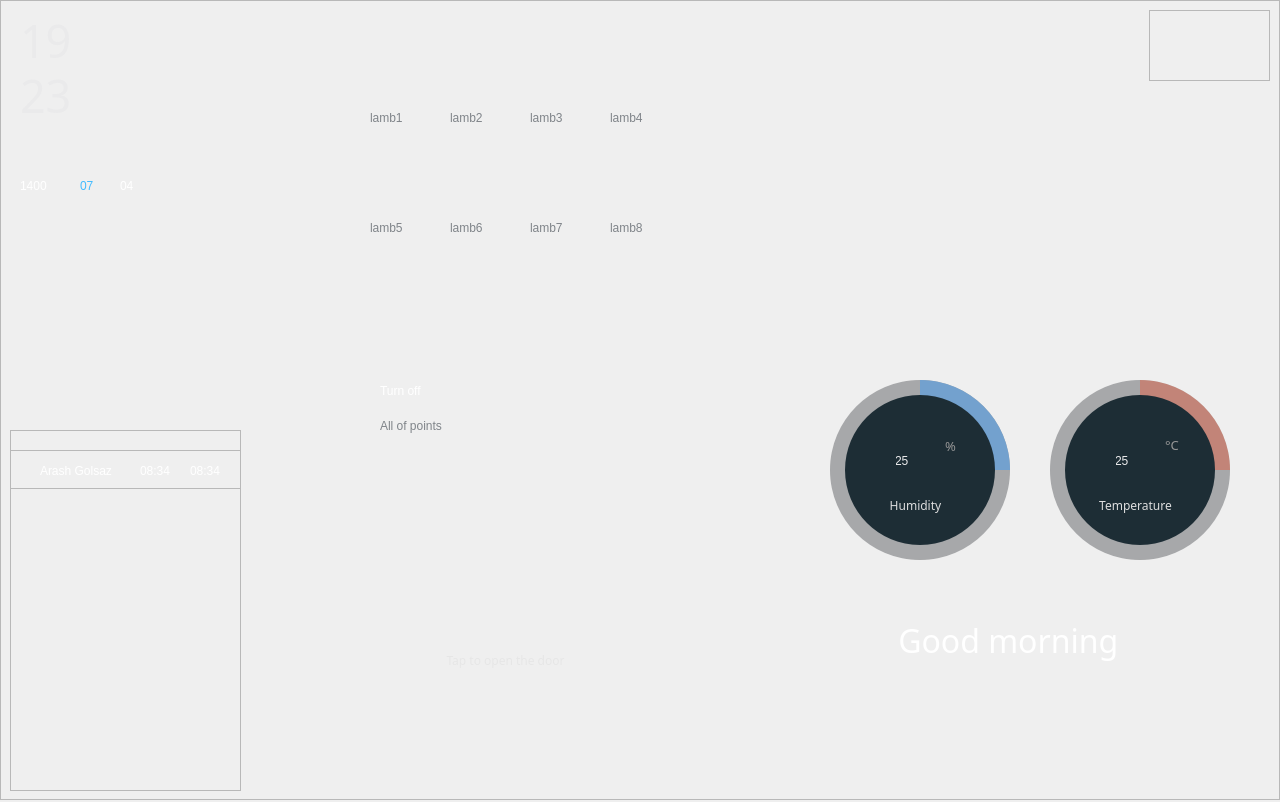
<?xml version="1.0" encoding="UTF-8"?>
<ui version="4.0">
 <class>MainWindow</class>
 <widget class="QMainWindow" name="MainWindow">
  <property name="geometry">
   <rect>
    <x>0</x>
    <y>0</y>
    <width>1280</width>
    <height>802</height>
   </rect>
  </property>
  <property name="windowTitle">
   <string>MainWindow</string>
  </property>
  <widget class="QWidget" name="centralwidget">
   <property name="styleSheet">
    <string notr="true">QWidget#centralwidget{
background-image: url(:/Dashboard.png);}</string>
   </property>
   <widget class="QFrame" name="frame">
    <property name="geometry">
     <rect>
      <x>0</x>
      <y>0</y>
      <width>1280</width>
      <height>800</height>
     </rect>
    </property>
    <property name="styleSheet">
     <string notr="true"/>
    </property>
    <property name="frameShape">
     <enum>QFrame::StyledPanel</enum>
    </property>
    <property name="frameShadow">
     <enum>QFrame::Raised</enum>
    </property>
    <widget class="QPushButton" name="button_lamp1">
     <property name="geometry">
      <rect>
       <x>350</x>
       <y>140</y>
       <width>71</width>
       <height>61</height>
      </rect>
     </property>
     <property name="styleSheet">
      <string notr="true">
border-radius: 30px;
</string>
     </property>
     <property name="text">
      <string/>
     </property>
     <property name="icon">
      <iconset resource="../../../Pictures/resize/resources.qrc">
       <normaloff>:/btn_off.png</normaloff>:/btn_off.png</iconset>
     </property>
     <property name="iconSize">
      <size>
       <width>60</width>
       <height>60</height>
      </size>
     </property>
    </widget>
    <widget class="QPushButton" name="button_lamp2">
     <property name="geometry">
      <rect>
       <x>430</x>
       <y>140</y>
       <width>71</width>
       <height>61</height>
      </rect>
     </property>
     <property name="styleSheet">
      <string notr="true">
border-radius: 30px;
</string>
     </property>
     <property name="text">
      <string/>
     </property>
     <property name="icon">
      <iconset resource="../../../Pictures/resize/resources.qrc">
       <normaloff>:/btn_off.png</normaloff>:/btn_off.png</iconset>
     </property>
     <property name="iconSize">
      <size>
       <width>60</width>
       <height>60</height>
      </size>
     </property>
    </widget>
    <widget class="QPushButton" name="button_lamp3">
     <property name="geometry">
      <rect>
       <x>510</x>
       <y>140</y>
       <width>71</width>
       <height>61</height>
      </rect>
     </property>
     <property name="styleSheet">
      <string notr="true">
border-radius: 30px;
</string>
     </property>
     <property name="text">
      <string/>
     </property>
     <property name="icon">
      <iconset resource="../../../Pictures/resize/resources.qrc">
       <normaloff>:/btn_off.png</normaloff>:/btn_off.png</iconset>
     </property>
     <property name="iconSize">
      <size>
       <width>60</width>
       <height>60</height>
      </size>
     </property>
    </widget>
    <widget class="QPushButton" name="button_lamp4">
     <property name="geometry">
      <rect>
       <x>590</x>
       <y>140</y>
       <width>71</width>
       <height>61</height>
      </rect>
     </property>
     <property name="styleSheet">
      <string notr="true">
border-radius: 30px;
</string>
     </property>
     <property name="text">
      <string/>
     </property>
     <property name="icon">
      <iconset resource="../../../Pictures/resize/resources.qrc">
       <normaloff>:/btn_off.png</normaloff>:/btn_off.png</iconset>
     </property>
     <property name="iconSize">
      <size>
       <width>60</width>
       <height>60</height>
      </size>
     </property>
    </widget>
    <widget class="QLabel" name="label_lamp1">
     <property name="geometry">
      <rect>
       <x>370</x>
       <y>110</y>
       <width>41</width>
       <height>16</height>
      </rect>
     </property>
     <property name="styleSheet">
      <string notr="true">QLabel {
color:#7F8489;
font: 8pt &quot;MS Shell Dlg 2&quot;;
}</string>
     </property>
     <property name="text">
      <string>lamb1</string>
     </property>
    </widget>
    <widget class="QLabel" name="label_lamp2">
     <property name="geometry">
      <rect>
       <x>450</x>
       <y>110</y>
       <width>41</width>
       <height>16</height>
      </rect>
     </property>
     <property name="styleSheet">
      <string notr="true">QLabel {
color:#7F8489;
font: 8pt &quot;MS Shell Dlg 2&quot;;
}</string>
     </property>
     <property name="text">
      <string>lamb2</string>
     </property>
    </widget>
    <widget class="QLabel" name="label_lamp3">
     <property name="geometry">
      <rect>
       <x>530</x>
       <y>110</y>
       <width>41</width>
       <height>16</height>
      </rect>
     </property>
     <property name="styleSheet">
      <string notr="true">QLabel {
color:#7F8489;
font: 8pt &quot;MS Shell Dlg 2&quot;;
}</string>
     </property>
     <property name="text">
      <string>lamb3</string>
     </property>
    </widget>
    <widget class="QLabel" name="label_lamp4">
     <property name="geometry">
      <rect>
       <x>610</x>
       <y>110</y>
       <width>41</width>
       <height>16</height>
      </rect>
     </property>
     <property name="styleSheet">
      <string notr="true">QLabel {
color:#7F8489;
font: 8pt &quot;MS Shell Dlg 2&quot;;
}</string>
     </property>
     <property name="text">
      <string>lamb4</string>
     </property>
    </widget>
    <widget class="QPushButton" name="button_lamp5">
     <property name="geometry">
      <rect>
       <x>350</x>
       <y>250</y>
       <width>71</width>
       <height>61</height>
      </rect>
     </property>
     <property name="styleSheet">
      <string notr="true">
border-radius: 30px;
</string>
     </property>
     <property name="text">
      <string/>
     </property>
     <property name="icon">
      <iconset resource="../../../Pictures/resize/resources.qrc">
       <normaloff>:/btn_off.png</normaloff>:/btn_off.png</iconset>
     </property>
     <property name="iconSize">
      <size>
       <width>60</width>
       <height>60</height>
      </size>
     </property>
    </widget>
    <widget class="QPushButton" name="button_lamp6">
     <property name="geometry">
      <rect>
       <x>430</x>
       <y>250</y>
       <width>71</width>
       <height>61</height>
      </rect>
     </property>
     <property name="styleSheet">
      <string notr="true">
border-radius: 30px;
</string>
     </property>
     <property name="text">
      <string/>
     </property>
     <property name="icon">
      <iconset resource="../../../Pictures/resize/resources.qrc">
       <normaloff>:/btn_off.png</normaloff>:/btn_off.png</iconset>
     </property>
     <property name="iconSize">
      <size>
       <width>60</width>
       <height>60</height>
      </size>
     </property>
    </widget>
    <widget class="QPushButton" name="button_lamp7">
     <property name="geometry">
      <rect>
       <x>510</x>
       <y>250</y>
       <width>71</width>
       <height>61</height>
      </rect>
     </property>
     <property name="styleSheet">
      <string notr="true">
border-radius: 30px;
</string>
     </property>
     <property name="text">
      <string/>
     </property>
     <property name="icon">
      <iconset resource="../../../Pictures/resize/resources.qrc">
       <normaloff>:/btn_off.png</normaloff>:/btn_off.png</iconset>
     </property>
     <property name="iconSize">
      <size>
       <width>60</width>
       <height>60</height>
      </size>
     </property>
    </widget>
    <widget class="QPushButton" name="button_lamp8">
     <property name="geometry">
      <rect>
       <x>590</x>
       <y>250</y>
       <width>71</width>
       <height>61</height>
      </rect>
     </property>
     <property name="styleSheet">
      <string notr="true">
border-radius: 30px;
</string>
     </property>
     <property name="text">
      <string/>
     </property>
     <property name="icon">
      <iconset resource="../../../Pictures/resize/resources.qrc">
       <normaloff>:/btn_on.png</normaloff>:/btn_on.png</iconset>
     </property>
     <property name="iconSize">
      <size>
       <width>60</width>
       <height>60</height>
      </size>
     </property>
    </widget>
    <widget class="QLabel" name="label_lamp5">
     <property name="geometry">
      <rect>
       <x>370</x>
       <y>220</y>
       <width>41</width>
       <height>16</height>
      </rect>
     </property>
     <property name="styleSheet">
      <string notr="true">QLabel {
color:#7F8489;
font: 8pt &quot;MS Shell Dlg 2&quot;;
}</string>
     </property>
     <property name="text">
      <string>lamb5</string>
     </property>
    </widget>
    <widget class="QLabel" name="label_lamp6">
     <property name="geometry">
      <rect>
       <x>450</x>
       <y>220</y>
       <width>41</width>
       <height>16</height>
      </rect>
     </property>
     <property name="styleSheet">
      <string notr="true">QLabel {
color:#7F8489;
font: 8pt &quot;MS Shell Dlg 2&quot;;
}</string>
     </property>
     <property name="text">
      <string>lamb6</string>
     </property>
    </widget>
    <widget class="QLabel" name="label_lamp7">
     <property name="geometry">
      <rect>
       <x>530</x>
       <y>220</y>
       <width>41</width>
       <height>16</height>
      </rect>
     </property>
     <property name="styleSheet">
      <string notr="true">QLabel {
color:#7F8489;
font: 8pt &quot;MS Shell Dlg 2&quot;;
}</string>
     </property>
     <property name="text">
      <string>lamb7</string>
     </property>
    </widget>
    <widget class="QLabel" name="label_12">
     <property name="geometry">
      <rect>
       <x>610</x>
       <y>220</y>
       <width>41</width>
       <height>16</height>
      </rect>
     </property>
     <property name="styleSheet">
      <string notr="true">QLabel {
color:#7F8489;
font: 8pt &quot;MS Shell Dlg 2&quot;;
}</string>
     </property>
     <property name="text">
      <string>lamb8</string>
     </property>
    </widget>
    <widget class="QPushButton" name="button_power">
     <property name="geometry">
      <rect>
       <x>560</x>
       <y>380</y>
       <width>71</width>
       <height>61</height>
      </rect>
     </property>
     <property name="styleSheet">
      <string notr="true">
border-radius: 30px;
</string>
     </property>
     <property name="text">
      <string/>
     </property>
     <property name="icon">
      <iconset resource="../../../Pictures/resize/resources.qrc">
       <normaloff>:/Dry_power.png</normaloff>:/Dry_power.png</iconset>
     </property>
     <property name="iconSize">
      <size>
       <width>60</width>
       <height>60</height>
      </size>
     </property>
    </widget>
    <widget class="QLabel" name="label_FixText">
     <property name="geometry">
      <rect>
       <x>380</x>
       <y>410</y>
       <width>81</width>
       <height>31</height>
      </rect>
     </property>
     <property name="styleSheet">
      <string notr="true">color:#7F8489;
font: 7pt &quot;MS Shell Dlg 2&quot;;</string>
     </property>
     <property name="text">
      <string>All of points</string>
     </property>
    </widget>
    <widget class="QLabel" name="label_power">
     <property name="geometry">
      <rect>
       <x>380</x>
       <y>380</y>
       <width>91</width>
       <height>21</height>
      </rect>
     </property>
     <property name="styleSheet">
      <string notr="true">color:rgb(255, 255, 255);
font: 75 11pt &quot;Segoe MDL2 Assets&quot;;
</string>
     </property>
     <property name="text">
      <string>Turn off</string>
     </property>
    </widget>
    <widget class="QPushButton" name="button_door">
     <property name="geometry">
      <rect>
       <x>430</x>
       <y>500</y>
       <width>141</width>
       <height>141</height>
      </rect>
     </property>
     <property name="styleSheet">
      <string notr="true">
border-radius: 100px;
</string>
     </property>
     <property name="text">
      <string/>
     </property>
     <property name="icon">
      <iconset resource="../../../Pictures/resize/resources.qrc">
       <normaloff>:/Lock btn.png</normaloff>:/Lock btn.png</iconset>
     </property>
     <property name="iconSize">
      <size>
       <width>170</width>
       <height>171</height>
      </size>
     </property>
    </widget>
    <widget class="QLabel" name="label_fix_opendoor">
     <property name="geometry">
      <rect>
       <x>420</x>
       <y>650</y>
       <width>171</width>
       <height>21</height>
      </rect>
     </property>
     <property name="font">
      <font>
       <family>Segoe UI Light</family>
      </font>
     </property>
     <property name="text">
      <string>&lt;html&gt;&lt;head/&gt;&lt;body&gt;&lt;p align=&quot;center&quot;&gt;&lt;span style=&quot; font-size:9pt; color:#e6e6e6;&quot;&gt;Tap to open the door&lt;/span&gt;&lt;/p&gt;&lt;/body&gt;&lt;/html&gt;</string>
     </property>
    </widget>
    <widget class="QLabel" name="label_hour">
     <property name="geometry">
      <rect>
       <x>20</x>
       <y>0</y>
       <width>81</width>
       <height>81</height>
      </rect>
     </property>
     <property name="font">
      <font>
       <family>Segoe UI Light</family>
       <pointsize>34</pointsize>
       <weight>2</weight>
       <italic>false</italic>
       <bold>false</bold>
      </font>
     </property>
     <property name="styleSheet">
      <string notr="true">font: 20 34pt &quot;Segoe UI Light&quot;;
color:#eaeaeb;
</string>
     </property>
     <property name="text">
      <string>19</string>
     </property>
    </widget>
    <widget class="QLabel" name="label_minute">
     <property name="geometry">
      <rect>
       <x>20</x>
       <y>50</y>
       <width>81</width>
       <height>91</height>
      </rect>
     </property>
     <property name="font">
      <font>
       <family>Segoe UI Black</family>
       <pointsize>34</pointsize>
       <weight>2</weight>
       <italic>false</italic>
       <bold>false</bold>
      </font>
     </property>
     <property name="styleSheet">
      <string notr="true">font: 20 34pt &quot;Segoe UI Black&quot;;
color:#eaeaeb;</string>
     </property>
     <property name="text">
      <string>23</string>
     </property>
    </widget>
    <widget class="QLabel" name="label_13">
     <property name="geometry">
      <rect>
       <x>80</x>
       <y>170</y>
       <width>31</width>
       <height>31</height>
      </rect>
     </property>
     <property name="styleSheet">
      <string notr="true">font: 25 16pt &quot;Segoe UI Light&quot;;
color:rgb(65, 187, 255)</string>
     </property>
     <property name="text">
      <string>07</string>
     </property>
    </widget>
    <widget class="QLabel" name="label_year">
     <property name="geometry">
      <rect>
       <x>20</x>
       <y>170</y>
       <width>61</width>
       <height>31</height>
      </rect>
     </property>
     <property name="styleSheet">
      <string notr="true">font: 25 16pt &quot;Segoe UI Light&quot;;
color: rgb(255, 255, 255);</string>
     </property>
     <property name="text">
      <string>1400</string>
     </property>
    </widget>
    <widget class="QLabel" name="label_day">
     <property name="geometry">
      <rect>
       <x>120</x>
       <y>170</y>
       <width>41</width>
       <height>31</height>
      </rect>
     </property>
     <property name="styleSheet">
      <string notr="true">font: 25 16pt &quot;Segoe UI Light&quot;;
color: rgb(255, 255, 255);</string>
     </property>
     <property name="text">
      <string>04</string>
     </property>
    </widget>
    <widget class="QFrame" name="frame_employees">
     <property name="geometry">
      <rect>
       <x>10</x>
       <y>430</y>
       <width>231</width>
       <height>361</height>
      </rect>
     </property>
     <property name="frameShape">
      <enum>QFrame::StyledPanel</enum>
     </property>
     <property name="frameShadow">
      <enum>QFrame::Raised</enum>
     </property>
     <widget class="QFrame" name="frame_eployee">
      <property name="geometry">
       <rect>
        <x>-10</x>
        <y>20</y>
        <width>241</width>
        <height>39</height>
       </rect>
      </property>
      <property name="styleSheet">
       <string notr="true">color:rgb(85, 170, 255)</string>
      </property>
      <property name="frameShape">
       <enum>QFrame::StyledPanel</enum>
      </property>
      <property name="frameShadow">
       <enum>QFrame::Raised</enum>
      </property>
      <widget class="QLabel" name="label_name_employee">
       <property name="geometry">
        <rect>
         <x>40</x>
         <y>10</y>
         <width>101</width>
         <height>21</height>
        </rect>
       </property>
       <property name="styleSheet">
        <string notr="true">color: rgb(255, 255, 255);
font: 25 8pt &quot;Segoe UI Light&quot;;</string>
       </property>
       <property name="text">
        <string>Arash Golsaz</string>
       </property>
      </widget>
      <widget class="QLabel" name="label_tim_login">
       <property name="geometry">
        <rect>
         <x>140</x>
         <y>10</y>
         <width>41</width>
         <height>21</height>
        </rect>
       </property>
       <property name="styleSheet">
        <string notr="true">color: rgb(255, 255, 255);
font: 25 8pt &quot;Segoe UI Light&quot;;</string>
       </property>
       <property name="text">
        <string>08:34</string>
       </property>
      </widget>
      <widget class="QLabel" name="label_time_logOut">
       <property name="geometry">
        <rect>
         <x>190</x>
         <y>10</y>
         <width>41</width>
         <height>21</height>
        </rect>
       </property>
       <property name="styleSheet">
        <string notr="true">color: rgb(255, 255, 255);
font: 25 8pt &quot;Segoe UI Light&quot;;</string>
       </property>
       <property name="text">
        <string>08:34</string>
       </property>
      </widget>
      <widget class="QLabel" name="label_fix_logo_user">
       <property name="geometry">
        <rect>
         <x>10</x>
         <y>10</y>
         <width>21</width>
         <height>21</height>
        </rect>
       </property>
       <property name="text">
        <string/>
       </property>
       <property name="pixmap">
        <pixmap resource="../../../Pictures/resize/resources.qrc">:/user.png</pixmap>
       </property>
      </widget>
     </widget>
    </widget>
    <widget class="QFrame" name="frame_2">
     <property name="geometry">
      <rect>
       <x>1149</x>
       <y>10</y>
       <width>121</width>
       <height>71</height>
      </rect>
     </property>
     <property name="frameShape">
      <enum>QFrame::StyledPanel</enum>
     </property>
     <property name="frameShadow">
      <enum>QFrame::Raised</enum>
     </property>
     <layout class="QHBoxLayout" name="horizontalLayout">
      <item>
       <widget class="QLabel" name="label_wifi">
        <property name="text">
         <string/>
        </property>
        <property name="pixmap">
         <pixmap resource="../../../Pictures/resize/resources.qrc">:/wifi.png</pixmap>
        </property>
       </widget>
      </item>
      <item>
       <widget class="QPushButton" name="pushButton_setting">
        <property name="styleSheet">
         <string notr="true">
border-radius: 100px;</string>
        </property>
        <property name="text">
         <string/>
        </property>
        <property name="icon">
         <iconset resource="../../../Pictures/resize/resources.qrc">
          <normaloff>:/Settings.png</normaloff>:/Settings.png</iconset>
        </property>
        <property name="iconSize">
         <size>
          <width>70</width>
          <height>70</height>
         </size>
        </property>
       </widget>
      </item>
     </layout>
     <zorder>pushButton_setting</zorder>
     <zorder>label_wifi</zorder>
    </widget>
    <widget class="QFrame" name="frame_T">
     <property name="geometry">
      <rect>
       <x>1050</x>
       <y>380</y>
       <width>180</width>
       <height>180</height>
      </rect>
     </property>
     <property name="styleSheet">
      <string notr="true">background-color: rgba(84, 88, 92,120);
border-radius:90px;
</string>
     </property>
     <property name="frameShape">
      <enum>QFrame::NoFrame</enum>
     </property>
     <property name="frameShadow">
      <enum>QFrame::Raised</enum>
     </property>
     <widget class="QFrame" name="circularProgressT">
      <property name="geometry">
       <rect>
        <x>0</x>
        <y>0</y>
        <width>180</width>
        <height>180</height>
       </rect>
      </property>
      <property name="styleSheet">
       <string notr="true">border-radius:90px;
background-color: qconicalgradient(cx:0.5, cy:0.5, angle:90, stop:0.749 rgba(255, 85, 255, 0), stop:0.75 rgba(253, 54, 11, 80));

</string>
      </property>
      <property name="frameShape">
       <enum>QFrame::NoFrame</enum>
      </property>
      <property name="frameShadow">
       <enum>QFrame::Raised</enum>
      </property>
      <widget class="QFrame" name="containerT">
       <property name="geometry">
        <rect>
         <x>15</x>
         <y>15</y>
         <width>150</width>
         <height>150</height>
        </rect>
       </property>
       <property name="styleSheet">
        <string notr="true">QFrame{
background-color: rgb(29, 45, 53);
border-radius:75px;
}</string>
       </property>
       <property name="frameShape">
        <enum>QFrame::StyledPanel</enum>
       </property>
       <property name="frameShadow">
        <enum>QFrame::Raised</enum>
       </property>
       <widget class="QLabel" name="label_temperature">
        <property name="geometry">
         <rect>
          <x>50</x>
          <y>40</y>
          <width>41</width>
          <height>51</height>
         </rect>
        </property>
        <property name="styleSheet">
         <string notr="true">color: rgb(234, 234, 235);
font: 25 25pt &quot;Segoe UI Light&quot;;</string>
        </property>
        <property name="text">
         <string>25</string>
        </property>
       </widget>
       <widget class="QLabel" name="label_fix_logo_temperature">
        <property name="geometry">
         <rect>
          <x>30</x>
          <y>50</y>
          <width>21</width>
          <height>41</height>
         </rect>
        </property>
        <property name="baseSize">
         <size>
          <width>10</width>
          <height>10</height>
         </size>
        </property>
        <property name="text">
         <string/>
        </property>
        <property name="pixmap">
         <pixmap resource="../../../Pictures/resize/resources.qrc">:/temp.svg</pixmap>
        </property>
       </widget>
       <widget class="QLabel" name="label_fix_logo_degree">
        <property name="geometry">
         <rect>
          <x>100</x>
          <y>40</y>
          <width>31</width>
          <height>21</height>
         </rect>
        </property>
        <property name="font">
         <font>
          <family>Segoe UI Light</family>
          <pointsize>10</pointsize>
         </font>
        </property>
        <property name="text">
         <string>&lt;!DOCTYPE HTML PUBLIC &quot;-//W3C//DTD HTML 4.0//EN&quot; &quot;http://www.w3.org/TR/REC-html40/strict.dtd&quot;&gt;
&lt;html&gt;&lt;head&gt;&lt;meta name=&quot;qrichtext&quot; content=&quot;1&quot; /&gt;&lt;style type=&quot;text/css&quot;&gt;
p, li { white-space: pre-wrap; }
&lt;/style&gt;&lt;/head&gt;&lt;body style=&quot; font-family:'MS Shell Dlg 2'; font-size:8pt; font-weight:400; font-style:normal;&quot;&gt;
&lt;p style=&quot; margin-top:12px; margin-bottom:12px; margin-left:0px; margin-right:0px; -qt-block-indent:0; text-indent:0px;&quot;&gt;&lt;span style=&quot; font-family:'Segoe UI Light'; font-size:10pt; color:#969696;&quot;&gt;°C&lt;/span&gt;&lt;/p&gt;&lt;/body&gt;&lt;/html&gt;</string>
        </property>
       </widget>
       <widget class="QLabel" name="label_fix_temperature">
        <property name="geometry">
         <rect>
          <x>20</x>
          <y>100</y>
          <width>101</width>
          <height>21</height>
         </rect>
        </property>
        <property name="font">
         <font>
          <family>Segoe UI Light</family>
          <pointsize>9</pointsize>
         </font>
        </property>
        <property name="text">
         <string>&lt;html&gt;&lt;head/&gt;&lt;body&gt;&lt;p align=&quot;center&quot;&gt;&lt;span style=&quot; color:#ddddde;&quot;&gt;Temperature&lt;/span&gt;&lt;/p&gt;&lt;/body&gt;&lt;/html&gt;</string>
        </property>
       </widget>
      </widget>
     </widget>
    </widget>
    <widget class="QFrame" name="frame_H">
     <property name="geometry">
      <rect>
       <x>830</x>
       <y>380</y>
       <width>180</width>
       <height>180</height>
      </rect>
     </property>
     <property name="styleSheet">
      <string notr="true">background-color: rgba(84, 88, 92,120);
border-radius:90px;
</string>
     </property>
     <property name="frameShape">
      <enum>QFrame::NoFrame</enum>
     </property>
     <property name="frameShadow">
      <enum>QFrame::Raised</enum>
     </property>
     <widget class="QFrame" name="circularProgressH">
      <property name="geometry">
       <rect>
        <x>0</x>
        <y>0</y>
        <width>180</width>
        <height>180</height>
       </rect>
      </property>
      <property name="styleSheet">
       <string notr="true">border-radius:90px;
background-color: qconicalgradient(cx:0.5, cy:0.5, angle:90, stop:0.749 rgba(255, 85, 255, 0), stop:0.75 rgba(115, 161, 206, 255));

</string>
      </property>
      <property name="frameShape">
       <enum>QFrame::NoFrame</enum>
      </property>
      <property name="frameShadow">
       <enum>QFrame::Raised</enum>
      </property>
      <widget class="QFrame" name="containerH">
       <property name="geometry">
        <rect>
         <x>15</x>
         <y>15</y>
         <width>150</width>
         <height>150</height>
        </rect>
       </property>
       <property name="styleSheet">
        <string notr="true">QFrame{
background-color: rgb(29, 45, 53);
border-radius:75px;
}</string>
       </property>
       <property name="frameShape">
        <enum>QFrame::StyledPanel</enum>
       </property>
       <property name="frameShadow">
        <enum>QFrame::Raised</enum>
       </property>
       <widget class="QLabel" name="label_humidity">
        <property name="geometry">
         <rect>
          <x>50</x>
          <y>40</y>
          <width>41</width>
          <height>51</height>
         </rect>
        </property>
        <property name="styleSheet">
         <string notr="true">color: rgb(234, 234, 235);
font: 25 25pt &quot;Segoe UI Light&quot;;</string>
        </property>
        <property name="text">
         <string>25</string>
        </property>
       </widget>
       <widget class="QLabel" name="label_fix_logo_humidity">
        <property name="geometry">
         <rect>
          <x>20</x>
          <y>50</y>
          <width>31</width>
          <height>41</height>
         </rect>
        </property>
        <property name="baseSize">
         <size>
          <width>10</width>
          <height>10</height>
         </size>
        </property>
        <property name="text">
         <string/>
        </property>
        <property name="pixmap">
         <pixmap resource="../../../Pictures/resize/resources.qrc">:/hum.svg</pixmap>
        </property>
       </widget>
       <widget class="QLabel" name="label_fix_persent">
        <property name="geometry">
         <rect>
          <x>100</x>
          <y>40</y>
          <width>31</width>
          <height>21</height>
         </rect>
        </property>
        <property name="font">
         <font>
          <family>Segoe UI Light</family>
          <pointsize>10</pointsize>
         </font>
        </property>
        <property name="styleSheet">
         <string notr="true">color: rgb(150, 150, 150);</string>
        </property>
        <property name="text">
         <string>%</string>
        </property>
       </widget>
       <widget class="QLabel" name="label_fix_humidity">
        <property name="geometry">
         <rect>
          <x>20</x>
          <y>100</y>
          <width>101</width>
          <height>21</height>
         </rect>
        </property>
        <property name="font">
         <font>
          <family>Segoe UI Light</family>
          <pointsize>9</pointsize>
         </font>
        </property>
        <property name="text">
         <string>&lt;html&gt;&lt;head/&gt;&lt;body&gt;&lt;p align=&quot;center&quot;&gt;&lt;span style=&quot; color:#ddddde;&quot;&gt;Humidity&lt;/span&gt;&lt;/p&gt;&lt;/body&gt;&lt;/html&gt;</string>
        </property>
       </widget>
      </widget>
     </widget>
    </widget>
    <widget class="QLabel" name="label_sayGood">
     <property name="geometry">
      <rect>
       <x>890</x>
       <y>590</y>
       <width>281</width>
       <height>101</height>
      </rect>
     </property>
     <property name="font">
      <font>
       <family>Segoe UI Light</family>
       <pointsize>24</pointsize>
      </font>
     </property>
     <property name="styleSheet">
      <string notr="true">color:rgb(255, 255, 255)</string>
     </property>
     <property name="text">
      <string> Good morning</string>
     </property>
    </widget>
   </widget>
  </widget>
 </widget>
 <resources>
  <include location="../../../Pictures/resize/qresource.qrc"/>
  <include location="../../../Pictures/resize/resources.qrc"/>
 </resources>
 <connections/>
</ui>
